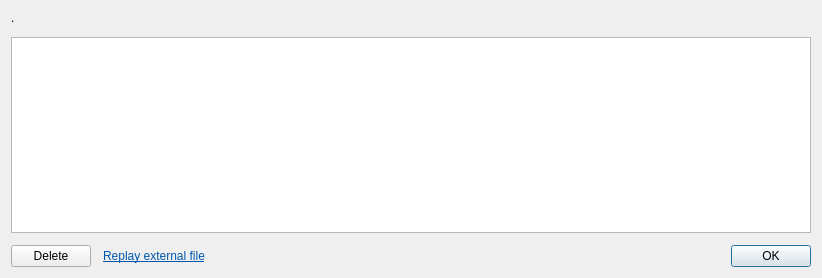
<?xml version="1.0" encoding="UTF-8"?>
<ui version="4.0">
 <class>dialogBrowseStorage</class>
 <widget class="QDialog" name="dialogBrowseStorage">
  <property name="geometry">
   <rect>
    <x>0</x>
    <y>0</y>
    <width>818</width>
    <height>278</height>
   </rect>
  </property>
  <property name="windowTitle">
   <string>Browse storage - Metro</string>
  </property>
  <layout class="QVBoxLayout" name="layoutMain">
   <property name="spacing">
    <number>12</number>
   </property>
   <item>
    <widget class="QLabel" name="displayLocation">
     <property name="text">
      <string>.</string>
     </property>
    </widget>
   </item>
   <item>
    <widget class="QTableView" name="tableFiles">
     <property name="minimumSize">
      <size>
       <width>800</width>
       <height>0</height>
      </size>
     </property>
     <attribute name="verticalHeaderVisible">
      <bool>true</bool>
     </attribute>
    </widget>
   </item>
   <item>
    <layout class="QHBoxLayout" name="layoutButtons">
     <item>
      <widget class="QPushButton" name="buttonDelete">
       <property name="text">
        <string>Delete</string>
       </property>
      </widget>
     </item>
     <item>
      <widget class="QLabel" name="labelReplayExternal">
       <property name="text">
        <string>&lt;html&gt;&lt;head/&gt;&lt;body&gt;&lt;p&gt;&lt;a href=&quot;#external&quot;&gt;&lt;span style=&quot; text-decoration: underline; color:#0057AE;&quot;&gt;Replay external file&lt;/span&gt;&lt;/a&gt;&lt;/p&gt;&lt;/body&gt;&lt;/html&gt;</string>
       </property>
      </widget>
     </item>
     <item>
      <spacer name="spacerButtons">
       <property name="orientation">
        <enum>Qt::Horizontal</enum>
       </property>
       <property name="sizeType">
        <enum>QSizePolicy::MinimumExpanding</enum>
       </property>
       <property name="sizeHint" stdset="0">
        <size>
         <width>1</width>
         <height>1</height>
        </size>
       </property>
      </spacer>
     </item>
     <item>
      <widget class="QDialogButtonBox" name="buttonBox">
       <property name="orientation">
        <enum>Qt::Horizontal</enum>
       </property>
       <property name="standardButtons">
        <set>QDialogButtonBox::Ok</set>
       </property>
       <property name="centerButtons">
        <bool>false</bool>
       </property>
      </widget>
     </item>
    </layout>
   </item>
  </layout>
 </widget>
 <resources/>
 <connections/>
</ui>
